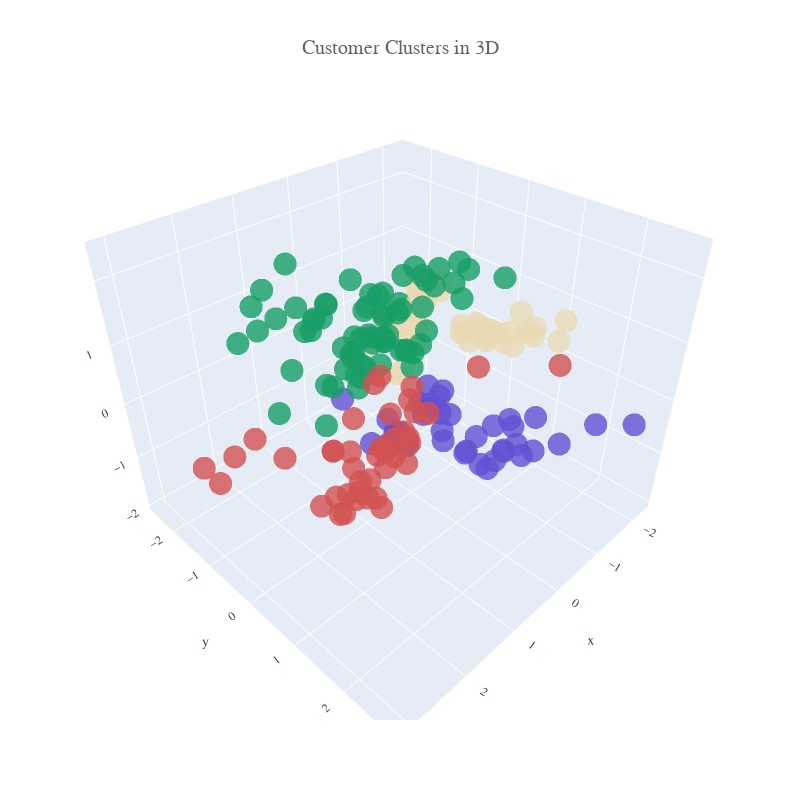

Source (notebook cell):
### Code cell
# pca = PCA(3)
# pca.fit(reduced_data)
# X_PCA = pca.transform(reduced_data)

X_PCA = reduced_data.copy()
fig = px.scatter_3d(x=X_PCA.iloc[:,0].values, y=X_PCA.iloc[:,1].values, z=X_PCA.iloc[:,2].values,
                    color=preds,opacity=0.8,color_continuous_scale=[colors_mix[7],colors_mix[2],colors_mix[3],colors_mix[4]],
                   width=800,height=800)

fig.update_layout(font_family='monospace',
    title=dict(text='Customer Clusters in 3D',x=0.5,y=0.95,
    font=dict(color=colors_dark[2],size=20)),
    coloraxis_showscale=False)
fig.show()

### Figure 1 — Plotly figure (JSON) as saved in the notebook; plotly's stock layout.template omitted (floating-point values rounded to 4 significant figures; data arrays with more than 128 entries replaced by an {"elided": "..."} marker saying what was removed)
{"data": [{"hovertemplate": "x=%{x}<br>y=%{y}<br>z=%{z}<br>color=%{marker.color}<extra></extra>", "legendgroup": "", "marker": {"color": {"elided": "200 int values"}, "coloraxis": "coloraxis", "opacity": 0.8, "symbol": "circle"}, "mode": "markers", "name": "", "scene": "scene", "showlegend": false, "type": "scatter3d", "x": {"elided": "200 float values"}, "y": {"elided": "200 float values"}, "z": {"elided": "200 float values"}}], "layout": {"coloraxis": {"colorbar": {"title": {"text": "color"}}, "colorscale": [[0, "#6351D3"], [0.3333, "#179E66"], [0.6667, "#D35151"], [1, "#E9DAB4"]], "showscale": false}, "font": {"family": "monospace"}, "height": 800, "legend": {"tracegroupgap": 0}, "margin": {"t": 60}, "scene": {"domain": {"x": [0, 1], "y": [0, 1]}, "xaxis": {"title": {"text": "x"}}, "yaxis": {"title": {"text": "y"}}, "zaxis": {"title": {"text": "z"}}}, "title": {"font": {"color": "#636363", "size": 20}, "text": "Customer Clusters in 3D", "x": 0.5, "y": 0.95}, "width": 800}}
